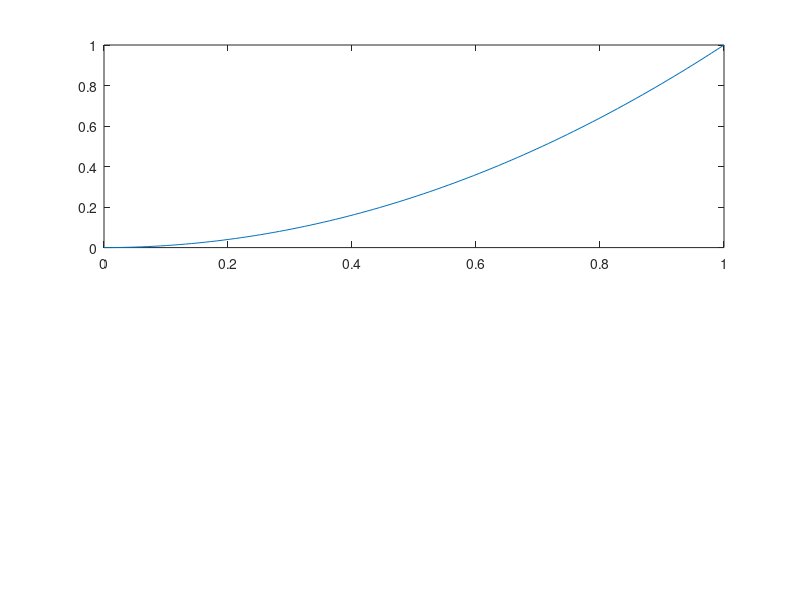

Source code (MATLAB):
subplot(2,2,1)
x = linspace(0,1,100);
plot(x,x.^2)

subplot(2,2,2)
x = linspace(0,1,100);
plot(x,x.^2)

subplot(2,1,1)
x = linspace(0,1,100);
plot(x,x.^2)

